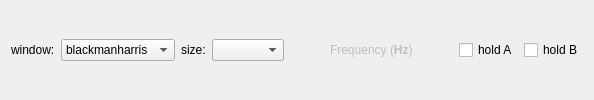
          <widget class="QWidget" name="tab_cm_spectrum">
           <attribute name="title">
            <string>spectrum</string>
           </attribute>
           <layout class="QGridLayout" name="gridLayout_11">
            <item row="0" column="0">
             <layout class="QVBoxLayout" name="cm_sp_verticalLayout"/>
            </item>
            <item row="1" column="0">
             <layout class="QHBoxLayout" name="horizontalLayout_7">
              <item>
               <widget class="QLabel" name="label_21">
                <property name="text">
                 <string>window:</string>
                </property>
               </widget>
              </item>
              <item>
               <widget class="QComboBox" name="comboBox_cm_window_type">
                <property name="toolTip">
                 <string>select fft window type</string>
                </property>
                <item>
                 <property name="text">
                  <string>blackmanharris</string>
                 </property>
                </item>
                <item>
                 <property name="text">
                  <string>hamming</string>
                 </property>
                </item>
                <item>
                 <property name="text">
                  <string>hann</string>
                 </property>
                </item>
                <item>
                 <property name="text">
                  <string>blackman</string>
                 </property>
                </item>
                <item>
                 <property name="text">
                  <string>boxcar</string>
                 </property>
                </item>
                <item>
                 <property name="text">
                  <string>flattop</string>
                 </property>
                </item>
               </widget>
              </item>
              <item>
               <widget class="QLabel" name="label_22">
                <property name="text">
                 <string>size:</string>
                </property>
               </widget>
              </item>
              <item>
               <widget class="QComboBox" name="comboBox_cm_window_size">
                <property name="toolTip">
                 <string>select fft window length</string>
                </property>
                <property name="currentText">
                 <string/>
                </property>
                <property name="currentIndex">
                 <number>-1</number>
                </property>
               </widget>
              </item>
              <item>
               <spacer name="horizontalSpacer_13">
                <property name="orientation">
                 <enum>Qt::Horizontal</enum>
                </property>
                <property name="sizeHint" stdset="0">
                 <size>
                  <width>40</width>
                  <height>20</height>
                 </size>
                </property>
               </spacer>
              </item>
              <item>
               <widget class="QLabel" name="label_27">
                <property name="enabled">
                 <bool>false</bool>
                </property>
                <property name="text">
                 <string>Frequency (&lt;b&gt;Hz&lt;/b&gt;)</string>
                </property>
               </widget>
              </item>
              <item>
               <spacer name="horizontalSpacer_4">
                <property name="orientation">
                 <enum>Qt::Horizontal</enum>
                </property>
                <property name="sizeHint" stdset="0">
                 <size>
                  <width>40</width>
                  <height>20</height>
                 </size>
                </property>
               </spacer>
              </item>
              <item>
               <widget class="QCheckBox" name="checkBox_cm_sp_hold_a">
                <property name="enabled">
                 <bool>true</bool>
                </property>
                <property name="toolTip">
                 <string>hold ch.A plot</string>
                </property>
                <property name="text">
                 <string>hold A</string>
                </property>
               </widget>
              </item>
              <item>
               <widget class="QCheckBox" name="checkBox_cm_sp_hold_b">
                <property name="enabled">
                 <bool>true</bool>
                </property>
                <property name="toolTip">
                 <string>hold ch.B plot</string>
                </property>
                <property name="text">
                 <string>hold B</string>
                </property>
               </widget>
              </item>
             </layout>
            </item>
           </layout>
          </widget>
